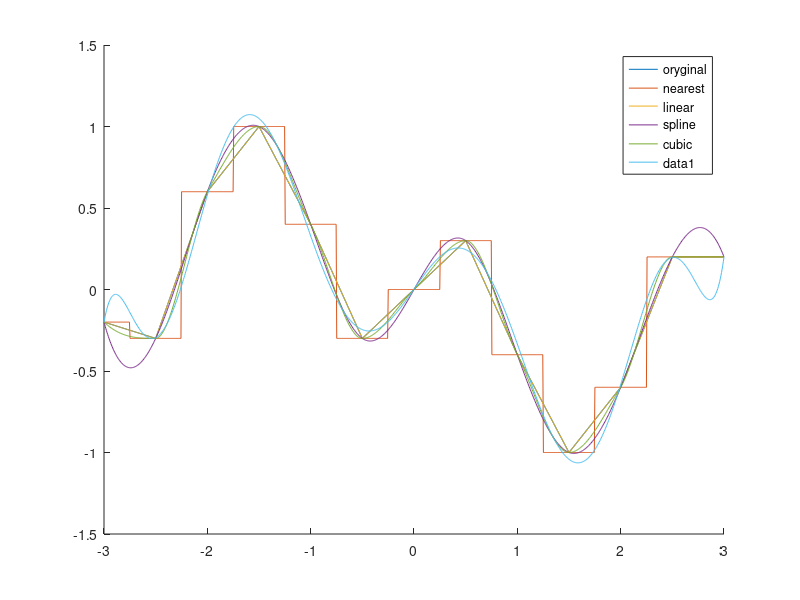

MATLAB code to generate this figure:
x=[-3.0,-2.5,-2.0,-1.5,-1.0,-0.5,0.0,0.5,1.0,1.5,2.0,2.5,3.0]
y=[-0.2,-0.3,0.6,1,0.4,-0.3,0,0.3,-0.4,-1,-0.6,0.2,0.2]
xp=0.8
yp=-0.05
%Zad2
wynik1=interp1(x,y,xp,'nearest')
wynik2=interp1(x,y,xp,'linear')
wynik3=interp1(x,y,xp,'spline')
wynik4=interp1(x,y,xp,'cubic')
%Najbardziej dokladny spline, potem blisko nearest
%zad3
figure()
hold on

xx=linspace(-3.0,3.0,1000)

y1=interp1(x,y,xx,'nearest')
y2=interp1(x,y,xx,'linear')
y3=interp1(x,y,xx,'spline')
y4=interp1(x,y,xx,'cubic')
plot(x,y)
plot(xx,y1)
plot(xx,y2)
plot(xx,y3)
plot(xx,y4)
legend({'oryginal','nearest','linear','spline','cubic'})
%Najlepsza metoda spline
%Zad4 
n=[1,2,3,4,5,6,7,8,9,10,11,12,13]
p=polyfit(x,y,9)
y5=polyval(p,xx)
hold on
plot(xx,y5)
%zad5
wynik=polyval(p,xp)